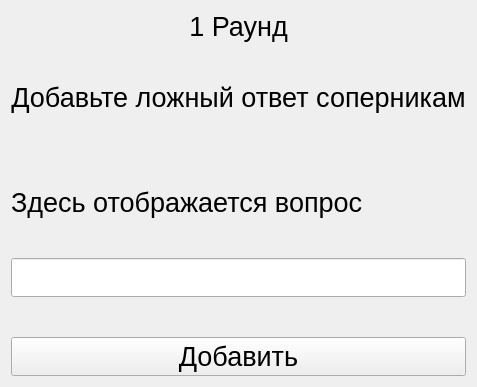
<?xml version="1.0" encoding="UTF-8"?>
<ui version="4.0">
 <class>playerfirstpartgame</class>
 <widget class="QWidget" name="playerfirstpartgame">
  <property name="geometry">
   <rect>
    <x>0</x>
    <y>0</y>
    <width>472</width>
    <height>387</height>
   </rect>
  </property>
  <property name="windowTitle">
   <string>Form</string>
  </property>
  <layout class="QVBoxLayout" name="verticalLayout">
   <item>
    <widget class="QLabel" name="label_2">
     <property name="font">
      <font>
       <pointsize>20</pointsize>
      </font>
     </property>
     <property name="text">
      <string>1 Раунд</string>
     </property>
     <property name="alignment">
      <set>Qt::AlignCenter</set>
     </property>
    </widget>
   </item>
   <item>
    <spacer name="verticalSpacer_5">
     <property name="orientation">
      <enum>Qt::Vertical</enum>
     </property>
     <property name="sizeHint" stdset="0">
      <size>
       <width>20</width>
       <height>40</height>
      </size>
     </property>
    </spacer>
   </item>
   <item>
    <widget class="QLabel" name="label">
     <property name="font">
      <font>
       <pointsize>20</pointsize>
      </font>
     </property>
     <property name="text">
      <string>Добавьте ложный ответ соперникам</string>
     </property>
     <property name="alignment">
      <set>Qt::AlignCenter</set>
     </property>
    </widget>
   </item>
   <item>
    <spacer name="verticalSpacer">
     <property name="orientation">
      <enum>Qt::Vertical</enum>
     </property>
     <property name="sizeHint" stdset="0">
      <size>
       <width>20</width>
       <height>40</height>
      </size>
     </property>
    </spacer>
   </item>
   <item>
    <spacer name="verticalSpacer_4">
     <property name="orientation">
      <enum>Qt::Vertical</enum>
     </property>
     <property name="sizeHint" stdset="0">
      <size>
       <width>20</width>
       <height>40</height>
      </size>
     </property>
    </spacer>
   </item>
   <item>
    <widget class="QLabel" name="label_3">
     <property name="font">
      <font>
       <pointsize>20</pointsize>
      </font>
     </property>
     <property name="text">
      <string>Здесь отображается вопрос</string>
     </property>
    </widget>
   </item>
   <item>
    <spacer name="verticalSpacer_3">
     <property name="orientation">
      <enum>Qt::Vertical</enum>
     </property>
     <property name="sizeHint" stdset="0">
      <size>
       <width>20</width>
       <height>40</height>
      </size>
     </property>
    </spacer>
   </item>
   <item>
    <widget class="QLineEdit" name="lineEdit">
     <property name="font">
      <font>
       <pointsize>20</pointsize>
      </font>
     </property>
    </widget>
   </item>
   <item>
    <spacer name="verticalSpacer_2">
     <property name="orientation">
      <enum>Qt::Vertical</enum>
     </property>
     <property name="sizeHint" stdset="0">
      <size>
       <width>20</width>
       <height>40</height>
      </size>
     </property>
    </spacer>
   </item>
   <item>
    <widget class="QPushButton" name="pushButton">
     <property name="font">
      <font>
       <pointsize>20</pointsize>
      </font>
     </property>
     <property name="text">
      <string>Добавить</string>
     </property>
    </widget>
   </item>
  </layout>
 </widget>
 <resources/>
 <connections/>
</ui>
